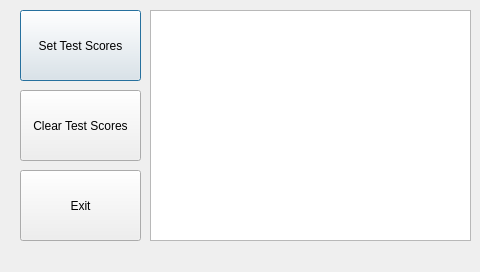
<?xml version="1.0" encoding="UTF-8"?>
<ui version="4.0">
 <class>Highscore</class>
 <widget class="QDialog" name="Highscore">
  <property name="geometry">
   <rect>
    <x>0</x>
    <y>0</y>
    <width>480</width>
    <height>272</height>
   </rect>
  </property>
  <property name="maximumSize">
   <size>
    <width>480</width>
    <height>272</height>
   </size>
  </property>
  <property name="windowTitle">
   <string>Leaderboard</string>
  </property>
  <widget class="QPushButton" name="setHiBut">
   <property name="geometry">
    <rect>
     <x>20</x>
     <y>10</y>
     <width>121</width>
     <height>71</height>
    </rect>
   </property>
   <property name="text">
    <string>Set Test Scores</string>
   </property>
  </widget>
  <widget class="QPushButton" name="clearHiBut">
   <property name="geometry">
    <rect>
     <x>20</x>
     <y>90</y>
     <width>121</width>
     <height>71</height>
    </rect>
   </property>
   <property name="text">
    <string>Clear Test Scores</string>
   </property>
  </widget>
  <widget class="QPushButton" name="exitHiBut">
   <property name="geometry">
    <rect>
     <x>20</x>
     <y>170</y>
     <width>121</width>
     <height>71</height>
    </rect>
   </property>
   <property name="text">
    <string>Exit</string>
   </property>
  </widget>
  <widget class="QTextBrowser" name="textHiScore">
   <property name="geometry">
    <rect>
     <x>150</x>
     <y>10</y>
     <width>321</width>
     <height>231</height>
    </rect>
   </property>
  </widget>
 </widget>
 <resources/>
 <connections/>
</ui>
